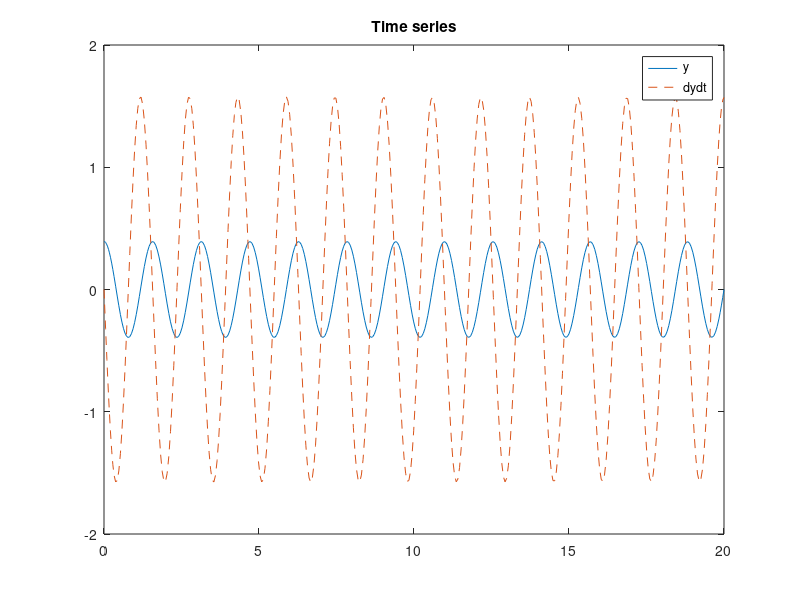
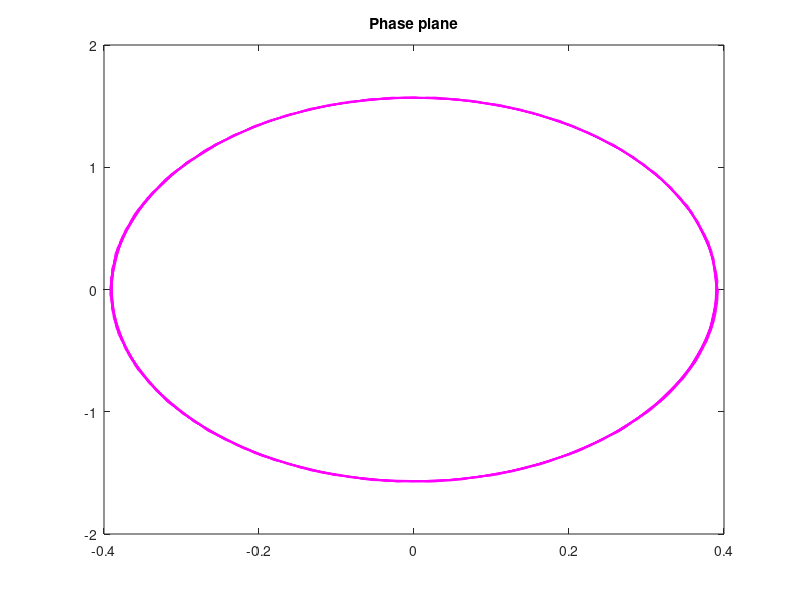

MATLAB code to generate these figures, in order:
% pendulum

f = @(t,y) [y(2); -(9.81/0.6)*sin(y(1))];
[t,y] = ode45(f, [0 20], [pi/8 0]);

figure(1)
plot(t,y(:,1), '-', t,y(:,2), '--')
title('Time series')
legend('y', 'dydt')

figure(2)
plot(y(:,1),y(:,2),'m')
title('Phase plane')